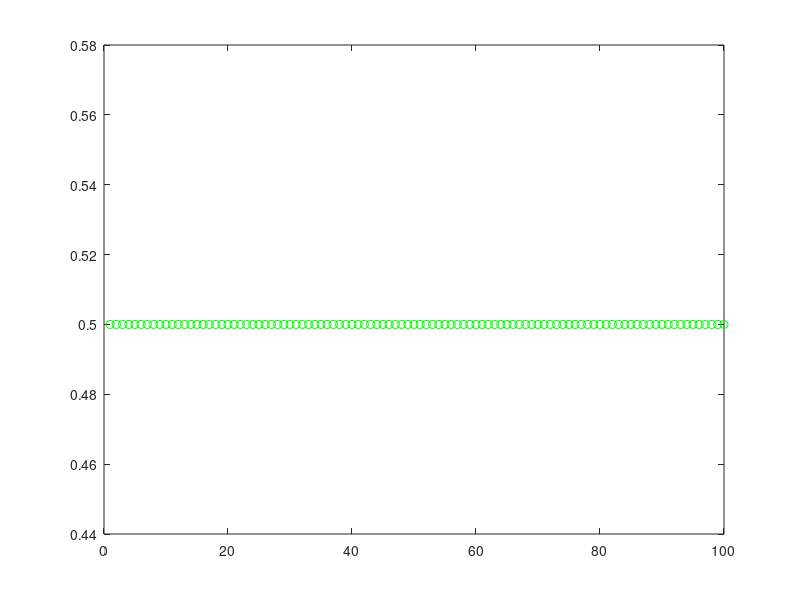

Write MATLAB code to recreate this figure.
% Codigo de circuito electrico y analisis de fourier

corrienteDirecta = 1/2;
corrienteAlterna = 0;
corrienteCapacitor = 0;
infinito = 10; % ya que no se puede detereminar un infinito se determinara una cantidad grande
n = 1;
w0 = 2*pi;
t = 1: 100;

for i = 1:infinito
w = n*w0;
CorrienteAlterna = corrienteAlterna + (1/(n*pi*sqrt(pow2(3.3*1000*w)+ pow2(10*1000))))* cos(n*w0*t - atan((-10*1000)/(3.3*1000*w)));
corrienteCapacitor =  corrienteDirecta + corrienteAlterna;
n++;
end
plot(t,corrienteCapacitor,'g--o');


